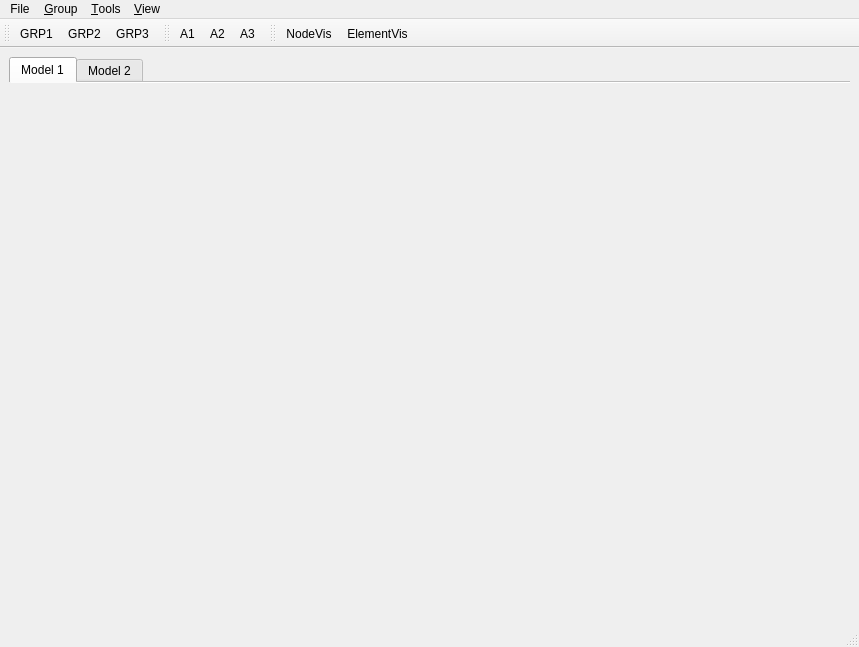
<?xml version="1.0" encoding="UTF-8"?>
<ui version="4.0">
 <class>MainWindow</class>
 <widget class="QMainWindow" name="MainWindow">
  <property name="geometry">
   <rect>
    <x>0</x>
    <y>0</y>
    <width>859</width>
    <height>647</height>
   </rect>
  </property>
  <property name="windowTitle">
   <string>MainWindow</string>
  </property>
  <property name="windowIcon">
   <iconset resource="qrc/viewqrc.qrc">
    <normaloff>:/qrc/074.png</normaloff>:/qrc/074.png</iconset>
  </property>
  <property name="dockNestingEnabled">
   <bool>true</bool>
  </property>
  <widget class="QWidget" name="centralwidget">
   <layout class="QGridLayout" name="gridLayout_6">
    <item row="0" column="0">
     <widget class="QTabWidget" name="tab_model">
      <property name="currentIndex">
       <number>0</number>
      </property>
      <property name="documentMode">
       <bool>true</bool>
      </property>
      <widget class="QWidget" name="tab_1">
       <attribute name="title">
        <string>Model 1</string>
       </attribute>
       <layout class="QGridLayout" name="gridLayout_4">
        <item row="0" column="0">
         <widget class="QSplitter" name="splitter_2">
          <property name="orientation">
           <enum>Qt::Horizontal</enum>
          </property>
          <widget class="QSplitter" name="splitter">
           <property name="orientation">
            <enum>Qt::Horizontal</enum>
           </property>
           <widget class="QFrame" name="frame">
            <property name="sizePolicy">
             <sizepolicy hsizetype="Expanding" vsizetype="Expanding">
              <horstretch>0</horstretch>
              <verstretch>0</verstretch>
             </sizepolicy>
            </property>
            <property name="acceptDrops">
             <bool>true</bool>
            </property>
            <property name="frameShape">
             <enum>QFrame::NoFrame</enum>
            </property>
            <property name="frameShadow">
             <enum>QFrame::Plain</enum>
            </property>
            <property name="lineWidth">
             <number>0</number>
            </property>
            <layout class="QGridLayout" name="gridLayout_2">
             <property name="margin">
              <number>0</number>
             </property>
             <property name="spacing">
              <number>0</number>
             </property>
             <item row="0" column="0">
              <layout class="QVBoxLayout" name="vl"/>
             </item>
            </layout>
           </widget>
          </widget>
         </widget>
        </item>
       </layout>
      </widget>
      <widget class="QWidget" name="tab_2">
       <attribute name="title">
        <string>Model 2</string>
       </attribute>
      </widget>
     </widget>
    </item>
   </layout>
  </widget>
  <widget class="QMenuBar" name="menubar">
   <property name="geometry">
    <rect>
     <x>0</x>
     <y>0</y>
     <width>859</width>
     <height>21</height>
    </rect>
   </property>
   <widget class="QMenu" name="menuFile">
    <property name="title">
     <string>File</string>
    </property>
    <addaction name="action_Open"/>
    <addaction name="action_Preferences"/>
    <addaction name="action_Quit"/>
   </widget>
   <widget class="QMenu" name="menu_Group">
    <property name="title">
     <string>&amp;Group</string>
    </property>
   </widget>
   <widget class="QMenu" name="menu_Tools">
    <property name="title">
     <string>&amp;Tools</string>
    </property>
   </widget>
   <widget class="QMenu" name="menu_View">
    <property name="title">
     <string>&amp;View</string>
    </property>
    <widget class="QMenu" name="menu_Toolbars">
     <property name="title">
      <string>&amp;Toolbars</string>
     </property>
     <addaction name="action_View"/>
     <addaction name="action_Picking"/>
    </widget>
    <addaction name="menu_Toolbars"/>
   </widget>
   <addaction name="menuFile"/>
   <addaction name="menu_Group"/>
   <addaction name="menu_Tools"/>
   <addaction name="menu_View"/>
  </widget>
  <widget class="QStatusBar" name="statusbar"/>
  <widget class="QToolBar" name="tbar_grp">
   <property name="windowTitle">
    <string>Grouping Toolbar</string>
   </property>
   <property name="toolTip">
    <string>Group Toolbar</string>
   </property>
   <property name="statusTip">
    <string>Group Tools</string>
   </property>
   <attribute name="toolBarArea">
    <enum>TopToolBarArea</enum>
   </attribute>
   <attribute name="toolBarBreak">
    <bool>false</bool>
   </attribute>
   <addaction name="action_GRP1"/>
   <addaction name="action_GRP2"/>
   <addaction name="action_GRP3"/>
  </widget>
  <widget class="QToolBar" name="tbar_1">
   <property name="windowTitle">
    <string>toolBar_2</string>
   </property>
   <property name="movable">
    <bool>true</bool>
   </property>
   <property name="allowedAreas">
    <set>Qt::AllToolBarAreas</set>
   </property>
   <property name="toolButtonStyle">
    <enum>Qt::ToolButtonIconOnly</enum>
   </property>
   <property name="floatable">
    <bool>true</bool>
   </property>
   <attribute name="toolBarArea">
    <enum>TopToolBarArea</enum>
   </attribute>
   <attribute name="toolBarBreak">
    <bool>false</bool>
   </attribute>
   <addaction name="action_A1"/>
   <addaction name="action_A2"/>
   <addaction name="action_A3"/>
  </widget>
  <widget class="QToolBar" name="tbar_showhide">
   <property name="windowTitle">
    <string>toolBar</string>
   </property>
   <attribute name="toolBarArea">
    <enum>TopToolBarArea</enum>
   </attribute>
   <attribute name="toolBarBreak">
    <bool>false</bool>
   </attribute>
   <addaction name="action_nodevis"/>
   <addaction name="action_elementvis"/>
  </widget>
  <action name="action_A1">
   <property name="checkable">
    <bool>true</bool>
   </property>
   <property name="icon">
    <iconset resource="qrc/viewqrc.qrc">
     <normaloff>:/qrc/074.png</normaloff>:/qrc/074.png</iconset>
   </property>
   <property name="text">
    <string>&amp;A1</string>
   </property>
  </action>
  <action name="action_A2">
   <property name="icon">
    <iconset resource="qrc/viewqrc.qrc">
     <normaloff>:/qrc/002.png</normaloff>:/qrc/002.png</iconset>
   </property>
   <property name="text">
    <string>&amp;A2</string>
   </property>
  </action>
  <action name="action_A3">
   <property name="icon">
    <iconset resource="qrc/viewqrc.qrc">
     <normaloff>:/qrc/097.png</normaloff>:/qrc/097.png</iconset>
   </property>
   <property name="text">
    <string>&amp;A3</string>
   </property>
  </action>
  <action name="action_GRP1">
   <property name="text">
    <string>&amp;GRP1</string>
   </property>
  </action>
  <action name="action_GRP2">
   <property name="text">
    <string>GRP2</string>
   </property>
  </action>
  <action name="action_GRP3">
   <property name="text">
    <string>GRP3</string>
   </property>
  </action>
  <action name="action_Open">
   <property name="icon">
    <iconset resource="qrc/viewqrc.qrc">
     <normaloff>:/qrc/folder32.png</normaloff>:/qrc/folder32.png</iconset>
   </property>
   <property name="text">
    <string>&amp;Open...</string>
   </property>
  </action>
  <action name="action_View">
   <property name="checkable">
    <bool>true</bool>
   </property>
   <property name="text">
    <string>&amp;View</string>
   </property>
  </action>
  <action name="action_Picking">
   <property name="text">
    <string>&amp;Picking</string>
   </property>
  </action>
  <action name="action_Quit">
   <property name="icon">
    <iconset resource="qrc/viewqrc.qrc">
     <normaloff>:/qrc/exit-256.png</normaloff>:/qrc/exit-256.png</iconset>
   </property>
   <property name="text">
    <string>&amp;Quit</string>
   </property>
   <property name="shortcut">
    <string>Ctrl+Q</string>
   </property>
  </action>
  <action name="action_nodevis">
   <property name="checkable">
    <bool>true</bool>
   </property>
   <property name="text">
    <string>NodeVis</string>
   </property>
  </action>
  <action name="action_elementvis">
   <property name="checkable">
    <bool>true</bool>
   </property>
   <property name="text">
    <string>ElementVis</string>
   </property>
  </action>
  <action name="action_Preferences">
   <property name="icon">
    <iconset resource="qrc/viewqrc.qrc">
     <normaloff>:/qrc/user_man_settings_setting_options_gear-512.png</normaloff>:/qrc/user_man_settings_setting_options_gear-512.png</iconset>
   </property>
   <property name="text">
    <string>&amp;Preferences</string>
   </property>
  </action>
 </widget>
 <resources>
  <include location="qrc/viewqrc.qrc"/>
 </resources>
 <connections/>
</ui>
